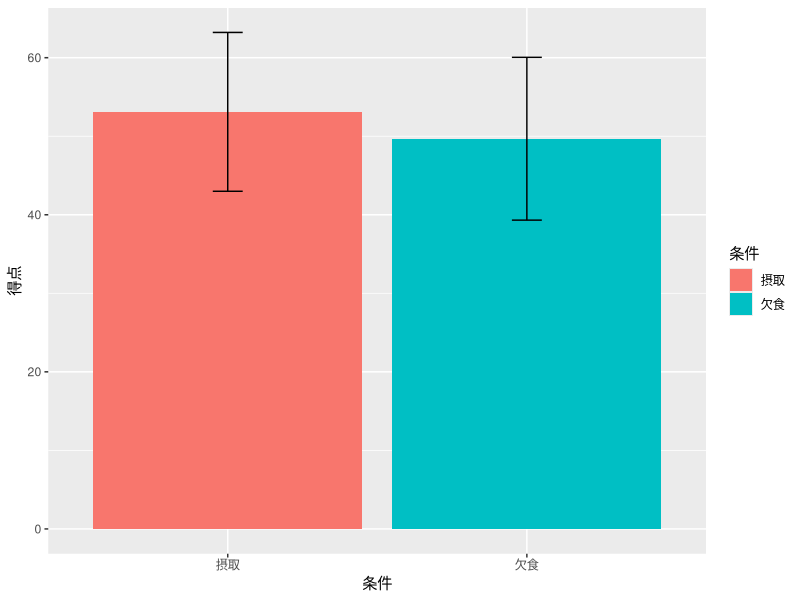
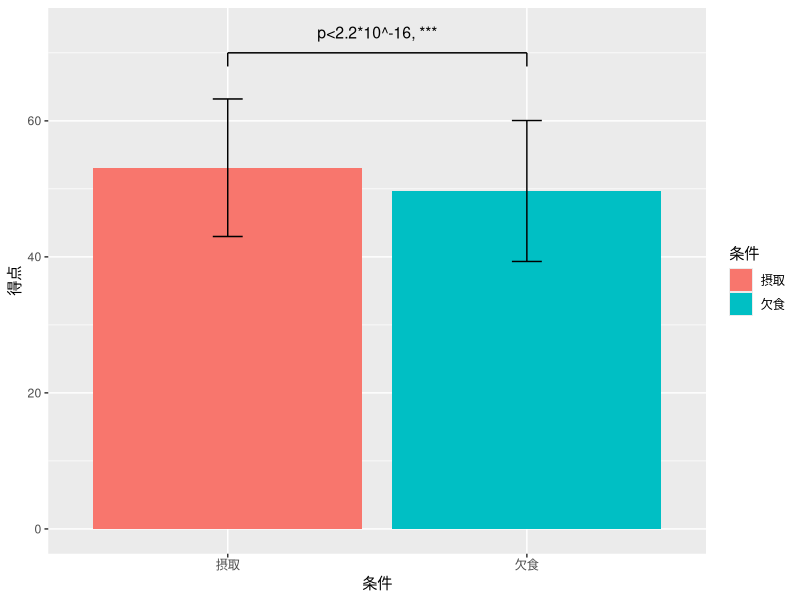
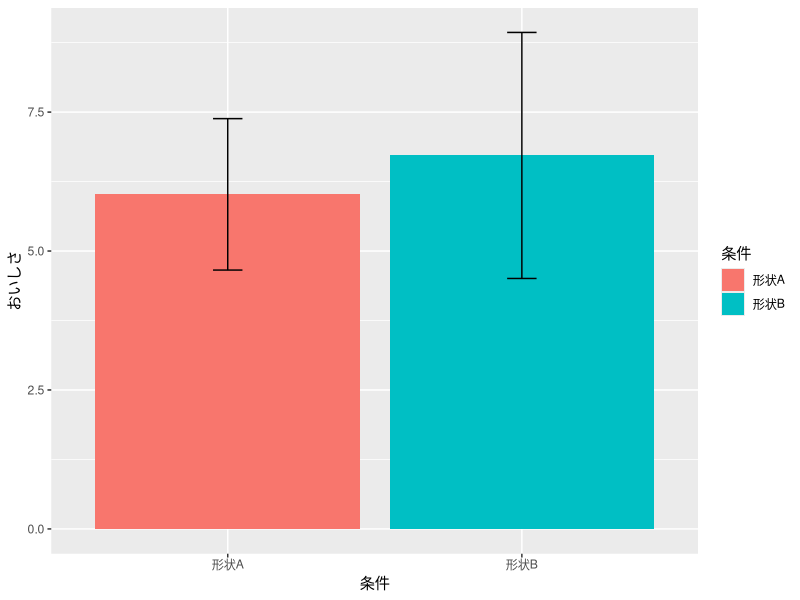
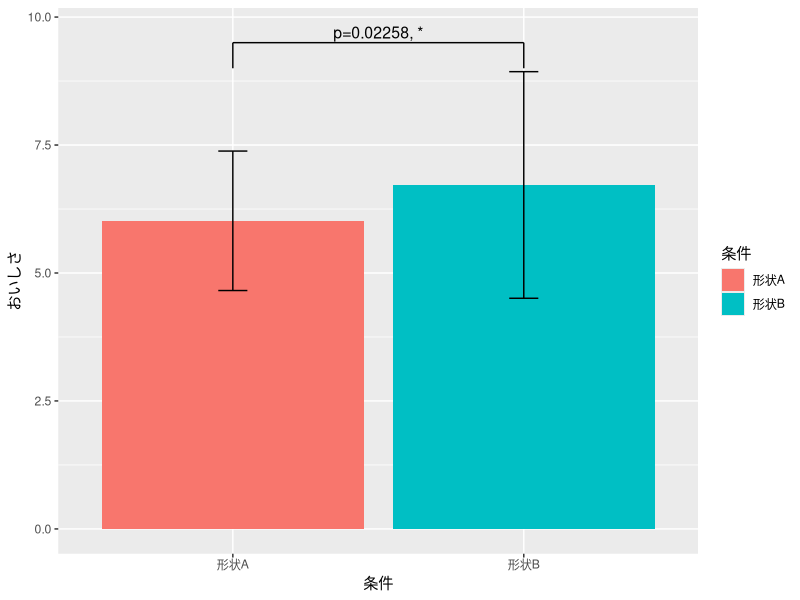
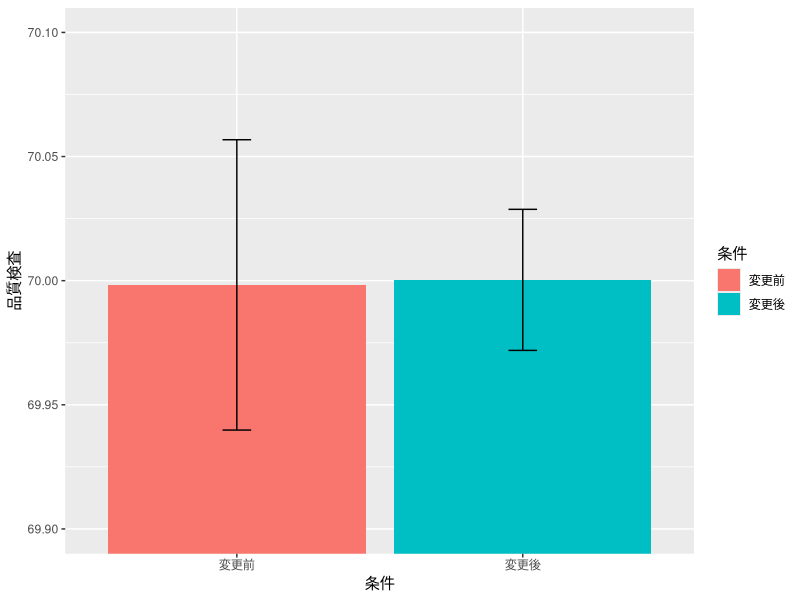

Reproduce these figures in R, in order.
## ---- chunk 1
knitr::opts_chunk$set(echo = TRUE)
library(tidyverse)
## ---- chunk 2
mydata_work1 <- read.csv(
  "./practice/07_work_1.csv", 
  header=T, 
  fileEncoding="UTF8"
) # データ読み込み

# 1. データの確認
head(mydata_work1)

# 2. 平均と標準偏差の算出
平均<-aggregate(得点~朝食, mydata_work1, mean)
標準偏差<-aggregate(得点~朝食, mydata_work1, sd)

#データフレームの作成
mydf <- data.frame(
  条件=平均$朝食,
  得点=平均$得点,
  標準偏差=標準偏差$得点
)

# ggplotで棒グラフを表示
g<- ggplot(data=mydf)+
  geom_bar(aes(x=条件, y=得点, fill=条件), stat="identity")+
  geom_errorbar(aes(x=条件, ymin=得点-標準偏差, ymax=得点+標準偏差, width=0.1))
plot(g)

# 3. t検定
t.test(得点~朝食, mydata_work1)

# 4. ブラケットの追加
g<- ggplot(data=mydf)+
  geom_bar(aes(x=条件, y=得点, fill=条件), stat="identity")+
  geom_errorbar(aes(x=条件, ymin=得点-標準偏差, ymax=得点+標準偏差, width=0.1))+
  annotate("segment",x=1, xend=1, y=68, yend=70)+
  annotate("segment",x=1, xend=2, y=70, yend=70)+
  annotate("segment",x=2, xend=2, y=70, yend=68)+
  annotate("text",x=1.5, y=73, label="p<2.2*10^-16, ***", size=4)
plot(g)
## ---- chunk 3
mydata_work2 <- read.csv(
  "./practice/07_work_2.csv", 
  header=T, 
  fileEncoding="UTF8"
) # データ読み込み

# 1. データの確認
head(mydata_work2)

# 2. 平均と標準偏差の算出
平均<-c(mean(mydata_work2$形状A), mean(mydata_work2$形状B))
標準偏差<-c(sd(mydata_work2$形状A), sd(mydata_work2$形状B))

#データフレームの作成
mydf <- data.frame(
  条件=c("形状A", "形状B"),
  おいしさ=平均,
  標準偏差=標準偏差
)
print(mydf)

#グラフ
g<-ggplot(mydf)+
  geom_bar(aes(x=条件, y=おいしさ, fill=条件), stat="identity")+
  geom_errorbar(aes(x=条件, ymin=おいしさ-標準偏差, ymax=おいしさ+標準偏差, width=0.1))
plot(g)

# t検定
A <- mydata_work2$形状A
B <- mydata_work2$形状B
t.test(A, B, paired=TRUE)

# ブラケットの追加
g<-ggplot(mydf)+
  geom_bar(aes(x=条件, y=おいしさ, fill=条件), stat="identity")+
  geom_errorbar(aes(x=条件, ymin=おいしさ-標準偏差, ymax=おいしさ+標準偏差, width=0.1))+
  annotate("segment",x=1, xend=1, y=9, yend=9.5)+
  annotate("segment",x=1, xend=2, y=9.5, yend=9.5)+
  annotate("segment",x=2, xend=2, y=9, yend=9.5)+
  annotate("text",x=1.5, y=9.7, label="p=0.02258, *", size=4)
plot(g)
## ---- chunk 4
mydata_work3 <- read.csv(
  "./practice/07_work_3.csv", 
  header=T, 
  fileEncoding="UTF8"
) # データ読み込み

# 平均と標準偏差
平均<-c(mean(mydata_work3$変更前), mean(mydata_work3$変更後))
標準偏差<-c(sd(mydata_work3$変更前), sd(mydata_work3$変更後))

#データフレームの作成
mydf <- data.frame(
  条件=c("変更前", "変更後"),
  品質検査=平均,
  標準偏差=標準偏差
)
print(mydf)

#グラフ
g<-ggplot(mydf)+
  geom_bar(aes(x=条件, y=品質検査, fill=条件), stat="identity")+
  geom_errorbar(aes(x=条件, ymin=品質検査-標準偏差, ymax=品質検査+標準偏差, width=0.1))+
  coord_cartesian(ylim = c(69.90, 70.10)) 
plot(g)

# t検定
t.test(mydata_work3$変更前, mydata_work3$変更後)

# F検定
var.test(mydata_work3$変更前, mydata_work3$変更後)

## ---- chunk 5
mydata_work4 <- read.csv(
  "./practice/07_work_4.csv", 
  header=T, 
  fileEncoding="UTF8"
) # データ読み込み

mydata_work4$年代 <- as.factor(mydata_work4$年代)
mydata_work4$SNS <- as.factor(mydata_work4$SNS)
summary(mydata_work4)

#クロス集計表の作成
cross_table <- table(mydata_work4$年代, mydata_work4$SNS)
cross_table

# Fisherの正確確率検定
chisq.test(cross_table)

## ---- chunk 6
mydata_work5 <- read.csv(
  "./practice/07_work_5.csv", 
  header=T, 
  fileEncoding="UTF8"
) # データ読み込み

mydata_work5$ゼミ <- as.factor(mydata_work5$ゼミ)
mydata_work5$投票 <- as.factor(mydata_work5$投票)
summary(mydata_work5)

#クロス集計表の作成
cross_table <- table(mydata_work5$ゼミ, mydata_work5$投票)
cross_table

# Fisherの正確確率検定
fisher.test(cross_table)

## ---- chunk 7
# データの設定
n1 <- 153
x1 <- 141
n2 <- 1732
x2 <- 1492
# 検定
prop.test(c(x1, x2), c(n1, n2))
